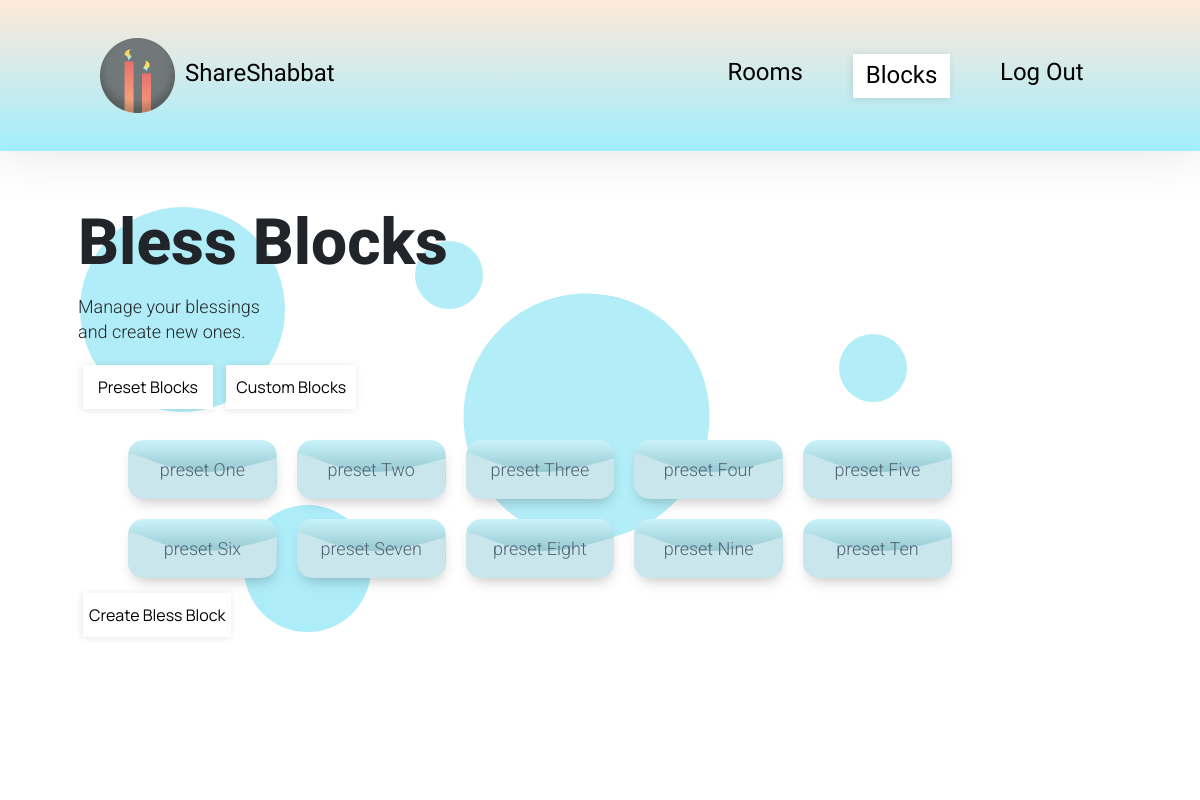
Before: /bless-library (signed in) with the older database file.
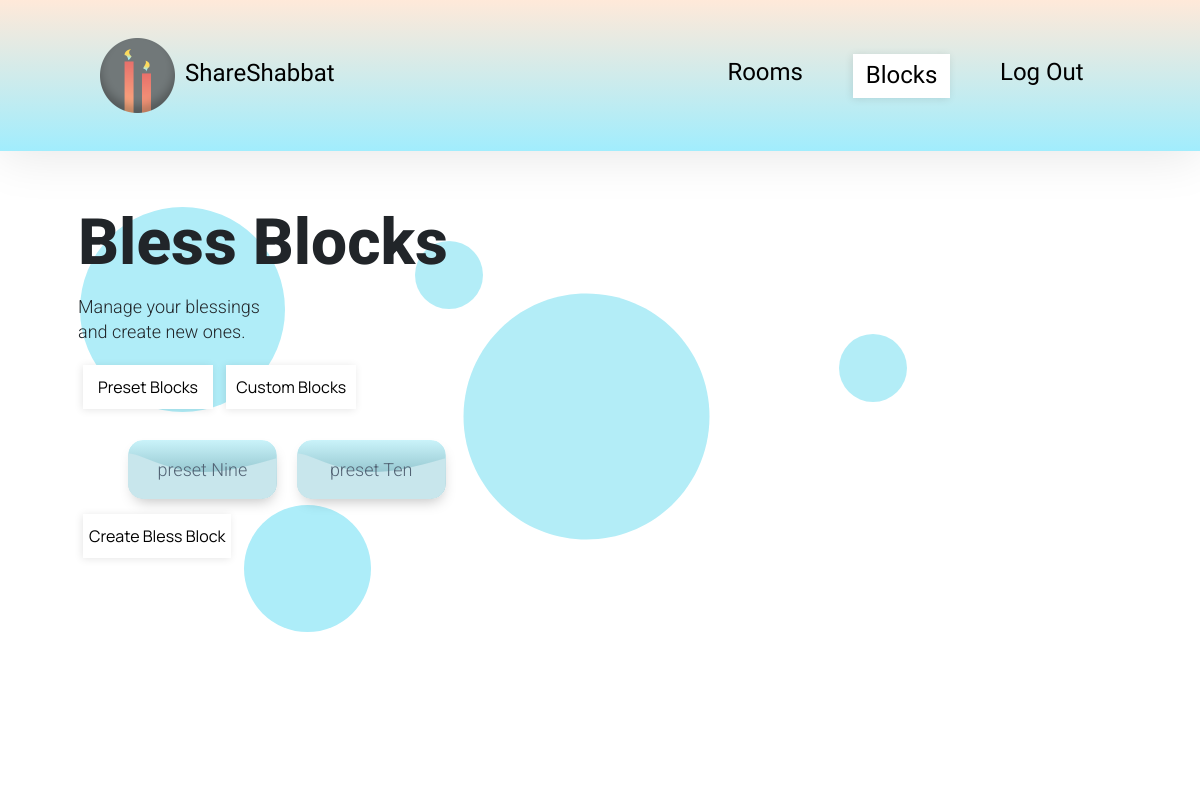
After: the same page with the newer database file.
### application.py (models this page shows, shortened)
class Bless(db.Model):
    __tablename__ = 'bless'
    user_id = db.Column(db.Integer, db.ForeignKey("users.id"), nullable=True)
    id = db.Column(db.Integer, primary_key=True)
    bless_name = db.Column(db.String(30))
    eng = db.Column(db.String)
    heb = db.Column(db.String)
    eng_heb = db.Column(db.String)
    meaning = db.Column(db.String)

### application.py (the view)
@app.route("/bless-library", methods=["GET", "POST"])
def blessLibrary():
    userBless = current_user.blessings
    genBless = Bless.query.filter_by(user_id=None).all()
    allBless = genBless + userBless
    return render_template('bless-library.html', genBless=genBless, userBless=userBless)

### application.py (called while the page is built)
@login.user_loader
def load_user(id):
    return User.query.get(int(id))

### templates/bless-library.html (shortened to what this page needs)
{% extends 'layout.html' %}
{% block background %}
<div class='bg bg-bless'>
    {%endblock%}
    {% block content %}
    <div class="input-container">
            <h1>Bless Blocks</h1>
            <p>Manage your blessings and create new ones.</p>
    </div>
    <button id='preset-btn' class='btn-width button-page'>Preset Blocks</button>
    <button id='custom-btn' class='btn-width button-page'>Custom Blocks</button>
    <div>
        <div id="preset">
        <ul class='list' id='preset'>
            {% for bless in genBless %}
            <li>
                <div bless-value='{{ bless.id }}' class="bless bless_normal" data-toggle="modal" data-target="#modalPreview">
                    <h2 class="bless_title">{{ bless.bless_name }}</h2>
                </div>
            </li>
            {% endfor %}
        </ul>
        </div>
    </div>
    <div id="bless_create_new">
        <button id='create-btn' class='button-page' data-toggle="modal" data-target="#modalCreate">Create Bless Block</button>
    </div>
</div>
{% endblock %}

### templates/layout.html (shortened to what this page needs)
<!DOCTYPE html>
<html lang="en">
<head>
    <link href="https://maxcdn.bootstrapcdn.com/bootstrap/4.1.3/css/bootstrap.min.css" rel="stylesheet">
    <link rel="stylesheet" type="text/css" href="static/style.css">
</head>
<body>
                {% if current_user.is_authenticated %}
                <div class='desktop'>
                <div class="nav-container">
                    <nav class='wrapper'>
                        <div class='logo'>
                            <a href='/'><img class="logo_image" src="static/images/logopng.png" height="75px" alt="logo candles"><span class="logotext">ShareShabbat</span></a>
                        </div>
                        <ul class='nav-items'>
                            <li class="item rooms-item">
                                <a href=/room-library>Rooms</a>
                            </li>
                            <li class="item blocks-item">
                                <a href=/bless-library>Blocks</a>
                            </li>
                            <li>
                                <a href=/logout>Log Out</a>
                            </li>
                        </ul>
                    </nav>
                </div>
                </div>
                {% endif %}
    {% block background %}
    {% endblock %}
    <main class="container p-5_">
        {% block content %}
        {% endblock %}
</body>
</html>

### static/style.css (style rules this page uses)
* { box-sizing: border-box; margin: 0; }
body { font-family: "NanumGothic", "Manrope", "Helvetica"; }
.nav-container { z-index: 99; height: 151px; background: linear-gradient(180deg, #FFE9D9 0%, #A1EDFD 100%); box-shadow: 0px 4px 48px rgba(0, 0, 0, 0.1); }
.wrapper { margin: 0 auto; }
.logo { padding-left: 100px; }
.logo_image { width: 75px; height: 75px; }
.logotext { font-family: 'Nanum Gothic', sans-serif; font-weight: 400px; padding-left: 10px; color: black; }
.logo a { text-decoration: none; }
nav { display: flex; align-items: center; justify-content: space-between; height: 150px; font-size: 24px; }
.nav-items li { font-family: 'Nanum Gothic', sans-serif; font-weight: 400px; list-style: none; color: black; margin-right: 50px; }
.active { display: flex; flex-direction: row; align-items: center; justify-content: center; padding: 5px; padding-top: 2px; width: 97px; height: 44px; background: #FFFFFF; box-shadow: -1px 1px 8px rgba(0, 0, 0, 0.1); }
.nav-items li a { color: black; text-decoration: none; top: 54px; }
.nav-items li:nth-last-of-type(1) { margin-right: 100px; width: 100px; }
nav ul { display: flex; text-decoration: none; height: 26px; }
.input-container { height: max-content; }
.input-container h1 { font-family: Roboto; font-style: normal; font-weight: 800; font-size: 64px; line-height: 87px; }
.input-container p { width: 187px; top: 120px; font-family: Roboto; font-style: normal; font-weight: 300; font-size: 18px; line-height: 25px; }
.bless { width: 148.78px; height: 59px; box-shadow: 1px 7px 14px -5px rgba(0, 0, 0, 0.25); border-radius: 15px; color: #526374; justify-content: center; transition: transform 0.5s; border: none; outline: none !important; }
.bless_title { font-family: Roboto; font-style: normal; font-weight: 300; font-size: 18px; line-height: 25px; text-align: center; position: relative; top: 17px; overflow:hidden; padding: 0 10px; white-space: nowrap; text-overflow: ellipsis; }
.bless_normal { background: url('images/bless_block.svg') no-repeat; }
ul { list-style: none; }
.list li { padding: 10px; float: left; }
#bless_create_new { clear: both; }
.bg-bless { background: url('images/bless_block_bg.svg') no-repeat; }
.bg { background-repeat: no-repeat; background-position: 10vh 25% !important; height: 650px; }
.button-page { border-style: none; margin: 5px; min-width: 100px; height: 44px; background: #FFFFFF; box-shadow: -1px 1px 8px rgba(0, 0, 0, 0.1); display: inline; justify-content: center; transition: transform 0.5s; }
.btn-width { width: 130px; }
.p-5_ { padding: 3em; }
.desktop { display: block; }

Changed rows visible on the page:
removed Bless: bless_name "preset One"
removed Bless: bless_name "preset Two"
removed Bless: bless_name "preset Three"
removed Bless: bless_name "preset Four"
removed Bless: bless_name "preset Five"
removed Bless: bless_name "preset Six"
removed Bless: bless_name "preset Seven"
removed Bless: bless_name "preset Eight"
